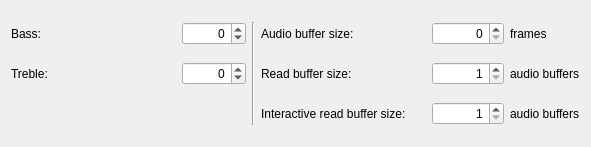
<?xml version="1.0" encoding="UTF-8"?>
<ui version="4.0">
 <class>EmulationSettingsWidget</class>
 <widget class="QWidget" name="EmulationSettingsWidget">
  <property name="geometry">
   <rect>
    <x>0</x>
    <y>0</y>
    <width>591</width>
    <height>147</height>
   </rect>
  </property>
  <property name="windowTitle">
   <string>Form</string>
  </property>
  <layout class="QGridLayout" name="gridLayout">
   <item row="0" column="0">
    <widget class="QLabel" name="bassLabel">
     <property name="text">
      <string>Bass:</string>
     </property>
    </widget>
   </item>
   <item row="0" column="1">
    <widget class="QSpinBox" name="bassSpinBox">
     <property name="maximumSize">
      <size>
       <width>64</width>
       <height>16777215</height>
      </size>
     </property>
     <property name="sizeIncrement">
      <size>
       <width>64</width>
       <height>0</height>
      </size>
     </property>
     <property name="alignment">
      <set>Qt::AlignmentFlag::AlignRight|Qt::AlignmentFlag::AlignTrailing|Qt::AlignmentFlag::AlignVCenter</set>
     </property>
     <property name="minimum">
      <number>-100</number>
     </property>
     <property name="maximum">
      <number>100</number>
     </property>
    </widget>
   </item>
   <item row="0" column="2" rowspan="3">
    <widget class="Line" name="line">
     <property name="orientation">
      <enum>Qt::Orientation::Vertical</enum>
     </property>
    </widget>
   </item>
   <item row="0" column="3">
    <widget class="QLabel" name="audioBufferSizeLabel">
     <property name="text">
      <string>Audio buffer size:</string>
     </property>
    </widget>
   </item>
   <item row="0" column="4">
    <widget class="QSpinBox" name="audioBufferSizeSpinBox">
     <property name="maximumSize">
      <size>
       <width>72</width>
       <height>16777215</height>
      </size>
     </property>
     <property name="alignment">
      <set>Qt::AlignmentFlag::AlignRight|Qt::AlignmentFlag::AlignTrailing|Qt::AlignmentFlag::AlignVCenter</set>
     </property>
     <property name="minimum">
      <number>0</number>
     </property>
     <property name="maximum">
      <number>44100</number>
     </property>
    </widget>
   </item>
   <item row="0" column="5">
    <widget class="QLabel" name="framesLabel">
     <property name="sizePolicy">
      <sizepolicy hsizetype="Maximum" vsizetype="Preferred">
       <horstretch>0</horstretch>
       <verstretch>0</verstretch>
      </sizepolicy>
     </property>
     <property name="text">
      <string>frames</string>
     </property>
    </widget>
   </item>
   <item row="1" column="0">
    <widget class="QLabel" name="trebleLabel">
     <property name="text">
      <string>Treble:</string>
     </property>
    </widget>
   </item>
   <item row="1" column="1">
    <widget class="QSpinBox" name="trebleSpinBox">
     <property name="maximumSize">
      <size>
       <width>64</width>
       <height>16777215</height>
      </size>
     </property>
     <property name="sizeIncrement">
      <size>
       <width>64</width>
       <height>0</height>
      </size>
     </property>
     <property name="alignment">
      <set>Qt::AlignmentFlag::AlignRight|Qt::AlignmentFlag::AlignTrailing|Qt::AlignmentFlag::AlignVCenter</set>
     </property>
     <property name="minimum">
      <number>-100</number>
     </property>
     <property name="maximum">
      <number>100</number>
     </property>
    </widget>
   </item>
   <item row="1" column="3">
    <widget class="QLabel" name="playbackReadBufferSizeLabel">
     <property name="text">
      <string>Read buffer size:</string>
     </property>
    </widget>
   </item>
   <item row="1" column="4">
    <widget class="QSpinBox" name="playbackReadBufferSizeSpinBox">
     <property name="maximumSize">
      <size>
       <width>72</width>
       <height>16777215</height>
      </size>
     </property>
     <property name="alignment">
      <set>Qt::AlignmentFlag::AlignRight|Qt::AlignmentFlag::AlignTrailing|Qt::AlignmentFlag::AlignVCenter</set>
     </property>
     <property name="minimum">
      <number>1</number>
     </property>
     <property name="maximum">
      <number>1000</number>
     </property>
    </widget>
   </item>
   <item row="1" column="5">
    <widget class="QLabel" name="playbackAudioBuffersLabel">
     <property name="sizePolicy">
      <sizepolicy hsizetype="Maximum" vsizetype="Preferred">
       <horstretch>0</horstretch>
       <verstretch>0</verstretch>
      </sizepolicy>
     </property>
     <property name="text">
      <string>audio buffers</string>
     </property>
    </widget>
   </item>
   <item row="2" column="3">
    <widget class="QLabel" name="interactiveReadBufferSizeLabel">
     <property name="text">
      <string>Interactive read buffer size:</string>
     </property>
    </widget>
   </item>
   <item row="2" column="4">
    <widget class="QSpinBox" name="interactiveReadBufferSizeSpinBox">
     <property name="maximumSize">
      <size>
       <width>72</width>
       <height>16777215</height>
      </size>
     </property>
     <property name="alignment">
      <set>Qt::AlignmentFlag::AlignRight|Qt::AlignmentFlag::AlignTrailing|Qt::AlignmentFlag::AlignVCenter</set>
     </property>
     <property name="minimum">
      <number>1</number>
     </property>
     <property name="maximum">
      <number>1000</number>
     </property>
    </widget>
   </item>
   <item row="2" column="5">
    <widget class="QLabel" name="interactiveAudioBuffersLabel">
     <property name="sizePolicy">
      <sizepolicy hsizetype="Maximum" vsizetype="Preferred">
       <horstretch>0</horstretch>
       <verstretch>0</verstretch>
      </sizepolicy>
     </property>
     <property name="text">
      <string>audio buffers</string>
     </property>
    </widget>
   </item>
  </layout>
 </widget>
 <resources/>
 <connections/>
</ui>
